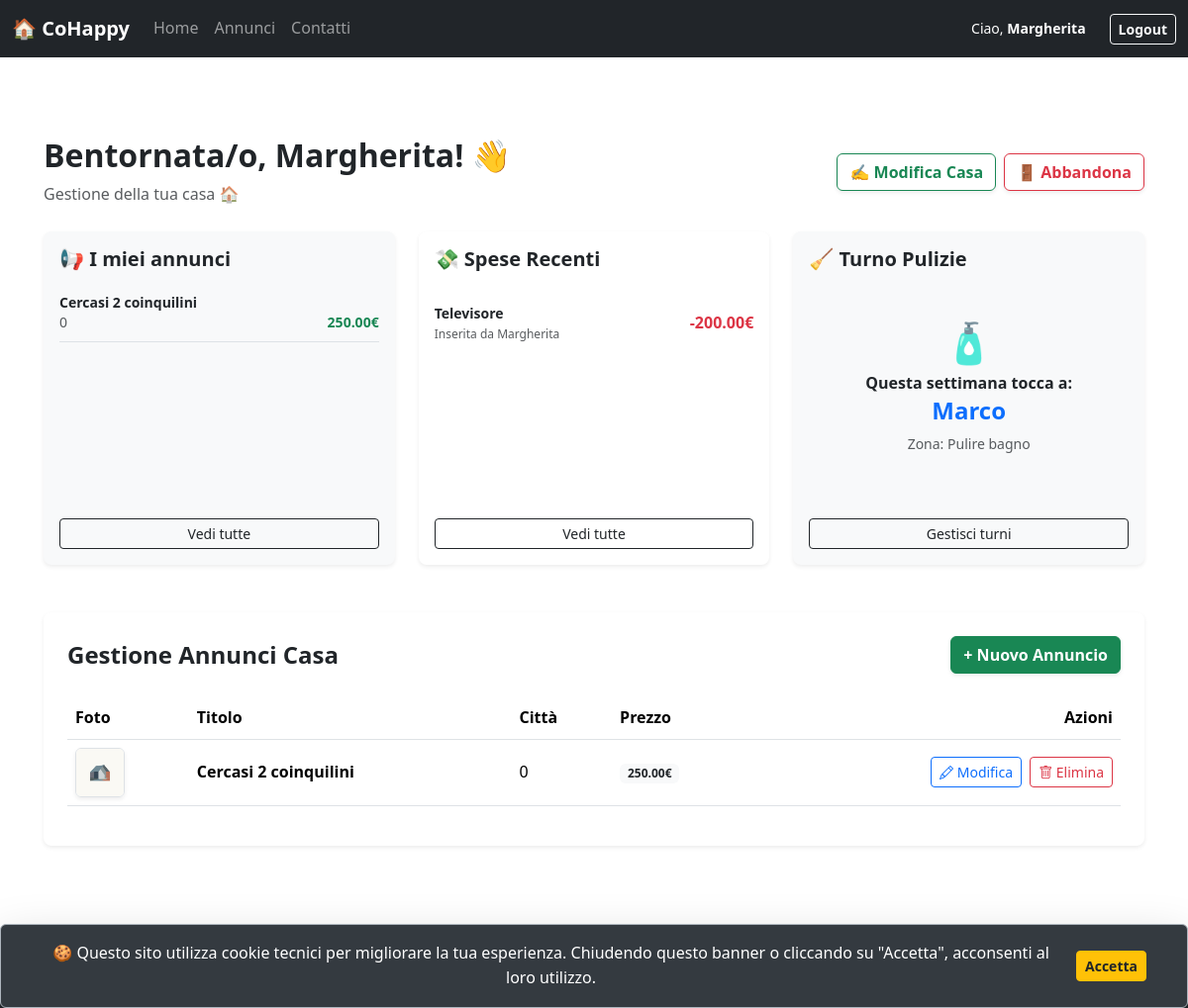
Screenshot of /dashboard.php (signed in) with the database file from the repository.
### tables this page shows
CREATE TABLE `utenti` (
  `id_utente` int(11) NOT NULL,
  `nome` varchar(100) NOT NULL,
  `cognome` varchar(100) NOT NULL,
  `email` varchar(150) NOT NULL,
  `password` varchar(255) NOT NULL,
  `ruolo` enum('studente','admin_casa','super_admin') DEFAULT 'studente',
  `foto_profilo` varchar(255) DEFAULT 'default_user.png',
  `id_casa` int(11) DEFAULT NULL,
  `punti` int(11) DEFAULT 0,
  `dataIscrizione` date NOT NULL DEFAULT curdate(),
  `token_scadenza` datetime DEFAULT NULL,
  `recovery_token` varchar(255) DEFAULT NULL
);

CREATE TABLE `annunci` (
  `id_annuncio` int(11) NOT NULL,
  `titolo` varchar(255) NOT NULL,
  `descrizione` text DEFAULT NULL,
  `prezzo` decimal(10,2) DEFAULT NULL,
  `luogo` varchar(255) DEFAULT NULL,
  `id_utente` int(11) DEFAULT NULL,
  `immagine` varchar(255) DEFAULT 'img/nophoto.png',
  `data_pubblicazione` timestamp NOT NULL DEFAULT current_timestamp(),
  `isActive` tinyint(1) NOT NULL DEFAULT 1
);

CREATE TABLE `spese` (
  `id_spesa` int(11) NOT NULL,
  `descrizione` varchar(255) NOT NULL,
  `importo` decimal(10,2) NOT NULL,
  `data_spesa` date NOT NULL,
  `chi_ha_pagato` int(11) NOT NULL,
  `id_casa` int(11) NOT NULL
);

CREATE TABLE `turni_pulizie` (
  `id_turno` int(11) NOT NULL,
  `compito` varchar(100) NOT NULL,
  `data_scadenza` date NOT NULL,
  `assegnato_a` int(11) NOT NULL,
  `id_casa` int(11) NOT NULL,
  `completato` tinyint(1) DEFAULT 0,
  `punti_assegnati` int(11) DEFAULT 10
);

### dashboard.php (called while the page is built, shortened)
<?php
require_once 'bootstrap.php';
$id_utente = $_SESSION["id_utente"];
$id_casa = $_SESSION["id_casa"] ?? null;
$templateParams["utente"] = $dbh->getUserById($id_utente);
if ($id_casa) {
    $templateParams["miei_annunci"] = $dbh->getAnnunciByUtente($id_utente);
    $templateParams["spese_recenti"] = $dbh->getRecentExpenses($id_casa, 3);
    $templateParams["prossimo_turno"] = $dbh->getNextCleaningTurn($id_casa);
    $templateParams["turni_pulizie"] = $dbh->getTurniMeseSuccessivo($id_casa);
    $templateParams["coinquilini_casa"] = $dbh->getCoinquilini($id_casa);
}
$templateParams["titolo"] = "CoHappy - Dashboard";
$templateParams["nome"] = "template/dashboard_template.php";
require 'template/base.php';
?>

### db/database.php (called while the page is built, shortened)
<?php
class DatabaseHelper {
    private $db;
    public function __construct($servername, $username, $password, $dbname, $port) {
        $this->db = new mysqli($servername, $username, $password, $dbname, $port);
    }
public function getUserById($id_utente) {
    $query = "SELECT u.*, c.codice_invito, c.nome_casa
              FROM utenti u
              LEFT JOIN `case` c ON u.id_casa = c.id_casa
              WHERE u.id_utente = ?";
    $stmt = $this->db->prepare($query);
    $stmt->bind_param('i', $id_utente);
    $stmt->execute();
    return $stmt->get_result()->fetch_assoc();
}
    public function getRecentExpenses($id_casa, $limit) {
        $query = "SELECT s.*, u.nome as nome_autore FROM spese s JOIN utenti u ON s.chi_ha_pagato = u.id_utente WHERE s.id_casa = ? ORDER BY s.data_spesa DESC LIMIT ?";
        $stmt = $this->db->prepare($query);
        $stmt->bind_param('ii', $id_casa, $limit);
        $stmt->execute();
        return $stmt->get_result()->fetch_all(MYSQLI_ASSOC);
    }
    public function getNextCleaningTurn($id_casa) {
        $query = "SELECT t.*, u.nome FROM turni_pulizie t JOIN utenti u ON t.assegnato_a = u.id_utente WHERE t.id_casa = ? AND t.completato = 0 ORDER BY t.data_scadenza ASC LIMIT 1";
        $stmt = $this->db->prepare($query);
        $stmt->bind_param('i', $id_casa);
        $stmt->execute();
        return $stmt->get_result()->fetch_assoc();
    }
public function getAnnunciByUtente($idUtente) {
    $stmt = $this->db->prepare("SELECT * FROM annunci WHERE id_utente = ? ORDER BY data_pubblicazione DESC");
    $stmt->bind_param("i", $idUtente);
    $stmt->execute();
    return $stmt->get_result()->fetch_all(MYSQLI_ASSOC);
}
    public function getTurniMeseSuccessivo($id_casa){
        $stmt = $this->db->prepare("SELECT t.*, u.nome, u.cognome FROM turni_pulizie t JOIN utenti u ON t.assegnato_a = u.id_utente WHERE t.id_casa = ? AND t.data_scadenza BETWEEN CURDATE() AND DATE_ADD(CURDATE(), INTERVAL 30 DAY) ORDER BY t.data_scadenza ASC");
        $stmt->bind_param('i', $id_casa);
        $stmt->execute();
        return $stmt->get_result()->fetch_all(MYSQLI_ASSOC);
    }
    public function getCoinquilini($id_casa){
        $stmt = $this->db->prepare("SELECT id_utente, nome, cognome, ruolo FROM utenti WHERE id_casa = ?");
        $stmt->bind_param('i', $id_casa);
        $stmt->execute();
        return $stmt->get_result()->fetch_all(MYSQLI_ASSOC);
    }
}
?>

### bootstrap.php (called while the page is built, shortened)
<?php
require_once("db/database.php");
$dbh = new DatabaseHelper("localhost", "root", "", "cohappy_db", 3306);
?>

### template/dashboard_template.php (the view, shortened to what this page needs)
<div class="container my-5">
    <?php if(!isset($_SESSION["id_casa"]) || is_null($_SESSION["id_casa"])): ?>
        <div class="row justify-content-center">
            <div class="col-md-8 text-center py-5">
                <div class="card shadow-sm border-0 p-5">
                    <div class="display-1 mb-3">🏠</div>
                    <h2 class="fw-bold">Benvenuto su CoHappy!</h2>
                    <p class="text-muted">Per gestire spese e turni, inserisci il codice invito della tua casa o cercane una negli annunci.</p>
                    <?php if(isset($templateParams["errore_casa"])): ?>
                        <div class="alert alert-danger mt-3"><?php echo $templateParams["errore_casa"]; ?></div>
                    <?php endif; ?>
                    <form action="dashboard.php" method="POST" class="mt-4">
                        <input type="hidden" name="azione" value="unisciti_casa">
                        <div class="input-group mb-3 mx-auto" style="max-width: 450px;">
                            <label for="codice_invito" class="visually-hidden">Codice Invito</label>
                            <input type="text" id="codice_invito" name="codice_invito" class="form-control form-control-lg" placeholder="Codice Invito (es. CH-1234)" required>
                            <button class="btn btn-primary btn-lg fw-bold" type="submit">Unisciti</button>
                        </div>
                    </form>
                    <div class="mt-4">
                        <p class="small text-muted">Oppure</p>
                        <a href="annunci.php" class="btn btn-outline-dark fw-bold">Sfoglia Annunci</a>
                    </div>
                </div>
            </div>
        </div>
    <?php else: ?>
<div class="row mb-4 align-items-center">
    <div class="col-md-7">
        <h2 class="fw-bold text-dark">Bentornata/o, <?php echo $templateParams["utente"]["nome"]; ?>! 👋</h2>
        <p class="text-muted mb-0">Gestione della tua casa 🏠</p>
    </div>
    <div class="col-md-5 d-flex justify-content-md-end gap-2 mt-3 mt-md-0">
        <?php if($templateParams["utente"]["ruolo"] === "admin_casa"): ?>
            <button class="btn btn-outline-success fw-bold shadow-sm" data-bs-toggle="modal" data-bs-target="#modalModificaCasa">
                ✍️ Modifica Casa
            </button>
        <?php endif; ?>
        <a href="dashboard.php?azione=abbandona"
           class="btn btn-outline-danger fw-bold shadow-sm"
           onclick="return confirm('Sei sicuro di voler lasciare questa casa?')">
            🚪 Abbandona
        </a>
    </div>
</div>
        <div class="row g-4">
            <div class="col-lg-4">
                <div class="card shadow-sm border-0 h-100 bg-light">
                    <div class="card-body d-flex flex-column">
                        <h5 class="fw-bold mb-4 text-dark">📢 I miei annunci</h5>
                        <?php if(count($templateParams["miei_annunci"]) > 0): ?>
                            <?php
                            $anteprima = array_slice($templateParams["miei_annunci"], 0, 3);
                            foreach($anteprima as $annuncio):
                            ?>
                                <div class="mb-3 pb-2 border-bottom">
                                    <h6 class="fw-bold mb-0 small"><?php echo htmlspecialchars($annuncio['titolo']); ?></h6>
                                    <div class="d-flex justify-content-between small">
                                        <span class="text-muted"><?php echo htmlspecialchars($annuncio['luogo']); ?></span>
                                        <span class="fw-bold text-success"><?php echo number_format($annuncio['prezzo'], 2); ?>€</span>
                                    </div>
                                </div>
                            <?php endforeach; ?>
                            <a href="miei_annunci.php" class="btn btn-outline-dark btn-sm w-100 mt-auto">Vedi tutte</a>
                        <?php endif; ?>
                    </div>
                </div>
            </div>
            <div class="col-lg-4">
                <div class="card shadow-sm border-0 h-100">
                    <div class="card-body d-flex flex-column">
                        <h5 class="fw-bold mb-4">💸 Spese Recenti</h5>
                        <ul class="list-group list-group-flush mb-3">
                            <?php if(!empty($templateParams["spese_recenti"])): ?>
                                <?php foreach($templateParams["spese_recenti"] as $spesa): ?>
                                    <li class="list-group-item px-0 border-0 d-flex justify-content-between align-items-center">
                                        <div>
                                            <div class="fw-bold small"><?php echo htmlspecialchars($spesa['descrizione']); ?></div>
                                            <div class="text-muted" style="font-size: 0.75rem;">Inserita da <?php echo htmlspecialchars($spesa['nome_autore']); ?></div>
                                        </div>
                                        <span class="text-danger fw-bold">-<?php echo number_format($spesa['importo'], 2); ?>€</span>
                                    </li>
                                <?php endforeach; ?>
                            <?php else: ?>
                                <p class="text-muted small">Nessuna spesa recente.</p>
                            <?php endif; ?>
                        </ul>
                        <a href="spese.php" class="btn btn-outline-dark btn-sm w-100 mt-auto">Vedi tutte</a>
                    </div>
                </div>
            </div>
            <div class="col-lg-4">
                <div class="card shadow-sm border-0 h-100 bg-light">
                    <div class="card-body text-center d-flex flex-column">
                        <h5 class="fw-bold mb-4 text-start">🧹 Turno Pulizie</h5>
                        <div class="py-4">
                            <div class="display-6 mb-2">🧴</div>
                            <h6 class="fw-bold mb-1">Questa settimana tocca a:</h6>
                            <h4 class="text-primary fw-bold">
                                <?php echo htmlspecialchars($templateParams["prossimo_turno"]["nome"] ?? "Nessuno assegnato"); ?>
                            </h4>
                            <p class="small text-muted">Zona: <?php echo htmlspecialchars($templateParams["prossimo_turno"]["compito"] ?? "Generale"); ?></p>
                        </div>
                        <a href="pulizie.php" class="btn btn-outline-dark btn-sm w-100 mt-auto">Gestisci turni</a>
                    </div>
                </div>
            </div>
        </div>
        <div class="row mt-5">
            <div class="col-12">
                <div class="card shadow-sm border-0 p-4">
                    <div class="d-flex justify-content-between align-items-center mb-4">
                        <h4 class="fw-bold mb-0">Gestione Annunci Casa</h4>
                        <?php if($templateParams["utente"]["ruolo"] === "admin_casa"): ?>
                            <button type="button" class="btn btn-success fw-bold shadow-sm" data-bs-toggle="modal" data-bs-target="#modalNuovoAnnuncio">
                                + Nuovo Annuncio
                            </button>
                        <?php endif; ?>
                    </div>
                    <?php if(count($templateParams["miei_annunci"]) > 0): ?>
                        <div class="table-responsive">
                            <table class="table align-middle">
                                <thead>
                                    <tr>
                                        <th>Foto</th>
                                        <th>Titolo</th>
                                        <th>Città</th>
                                        <th>Prezzo</th>
                                        <?php if($templateParams["utente"]["ruolo"] === "admin_casa"): ?>
                                            <th class="text-end">Azioni</th>
                                        <?php endif; ?>
                                    </tr>
                                </thead>
                                <tbody>
                                    <?php foreach($templateParams["miei_annunci"] as $annuncio): ?>
                                        <tr>
                                            <td>
                                                <img src="<?php echo !empty($annuncio['immagine']) ? htmlspecialchars($annuncio['immagine']) : 'img/nophoto.png'; ?>"
                                                     alt="" class="rounded border shadow-sm"
                                                     style="width: 50px; height: 50px; object-fit: cover;">
                                            </td>
                                            <td class="fw-bold"><?php echo htmlspecialchars($annuncio["titolo"]); ?></td>
                                            <td><?php echo htmlspecialchars($annuncio["luogo"]); ?></td>
                                            <td><span class="badge bg-light text-dark"><?php echo number_format($annuncio["prezzo"], 2); ?>€</span></td>
                                            <?php if($templateParams["utente"]["ruolo"] === "admin_casa"): ?>
                                                <td class="text-end">
                                                    <div class="d-flex justify-content-end gap-2">
                                                        <button type="button" class="btn btn-sm btn-outline-primary" data-bs-toggle="modal" data-bs-target="#modalModificaAnnuncio<?php echo $annuncio['id_annuncio']; ?>">
                                                            <i class="bi bi-pencil"></i> Modifica
                                                        </button>
                                                        <a href="processa_annuncio.php?azione=elimina&id=<?php echo $annuncio['id_annuncio']; ?>"
                                                           class="btn btn-sm btn-outline-danger"
                                                           onclick="return confirm('Sei sicuro di voler eliminare questo annuncio?')">
                                                            <i class="bi bi-trash"></i> Elimina
                                                        </a>
                                                    </div>
                                                </td>
                                            <?php endif; ?>
                                        </tr>
                                    <?php endforeach; ?>
                                </tbody>
                            </table>
                        </div>
                    <?php else: ?>
                        <p class="text-muted">Non ci sono annunci creati per questa abitazione.</p>
                    <?php endif; ?>
                </div>
            </div>
        </div>
    <?php endif; ?>
</div>

### css/style.css (style rules this page uses)
:root { --primary-color: #0d6efd; --secondary-color: #6c757d; --accent-color: #ffc107; --text-color: #212529; --bg-light: #f8f9fa; --border-radius: 0.5rem; }
body { font-family: 'Noto Sans', sans-serif; line-height: 1.6; color: var(--text-color); background-color: var(--bg-light); margin: 0; padding-bottom: 60px; }
.card { border: none; border-radius: var(--border-radius); box-shadow: 0 4px 6px rgba(0,0,0,0.1); margin-bottom: 1.5rem; transition: transform 0.2s; }
img { max-width: 100%; height: auto; }
body { overflow-x: hidden; scroll-behavior: smooth; }

### rows the page displays
utenti: nome "Margherita"
annunci: titolo "Cercasi 2 coinquilini", luogo "0", prezzo "250.00", immagine (placeholder picture)
spese: descrizione "Televisore", chi_ha_pagato.nome "Margherita", importo "200.00"
turni_pulizie: assegnato_a.nome "Marco", compito "Pulire bagno"

### other values shown
$_SESSION["nome"] "Margherita"
